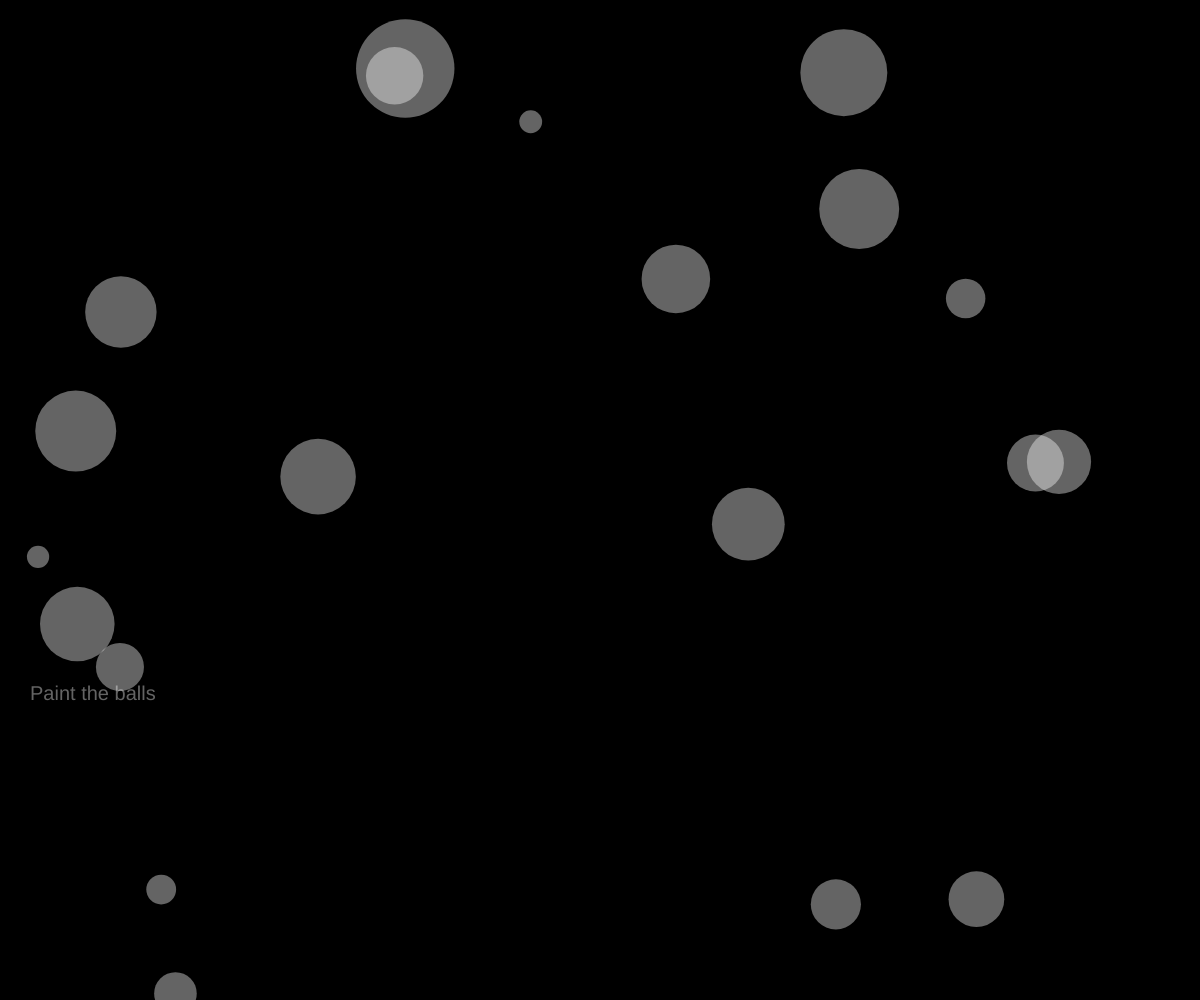
Frame 1 (no input)
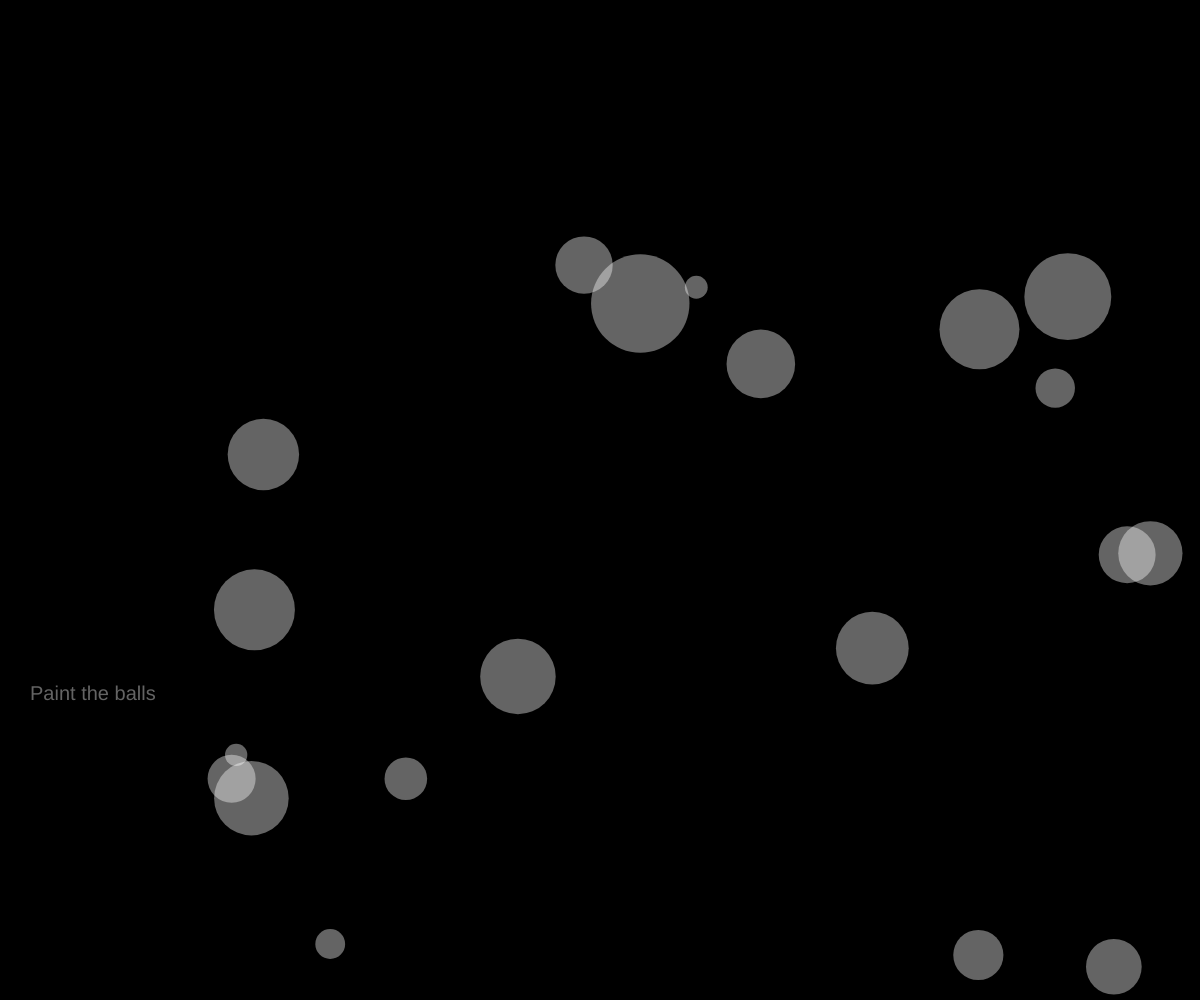
Frame 60 (no input)
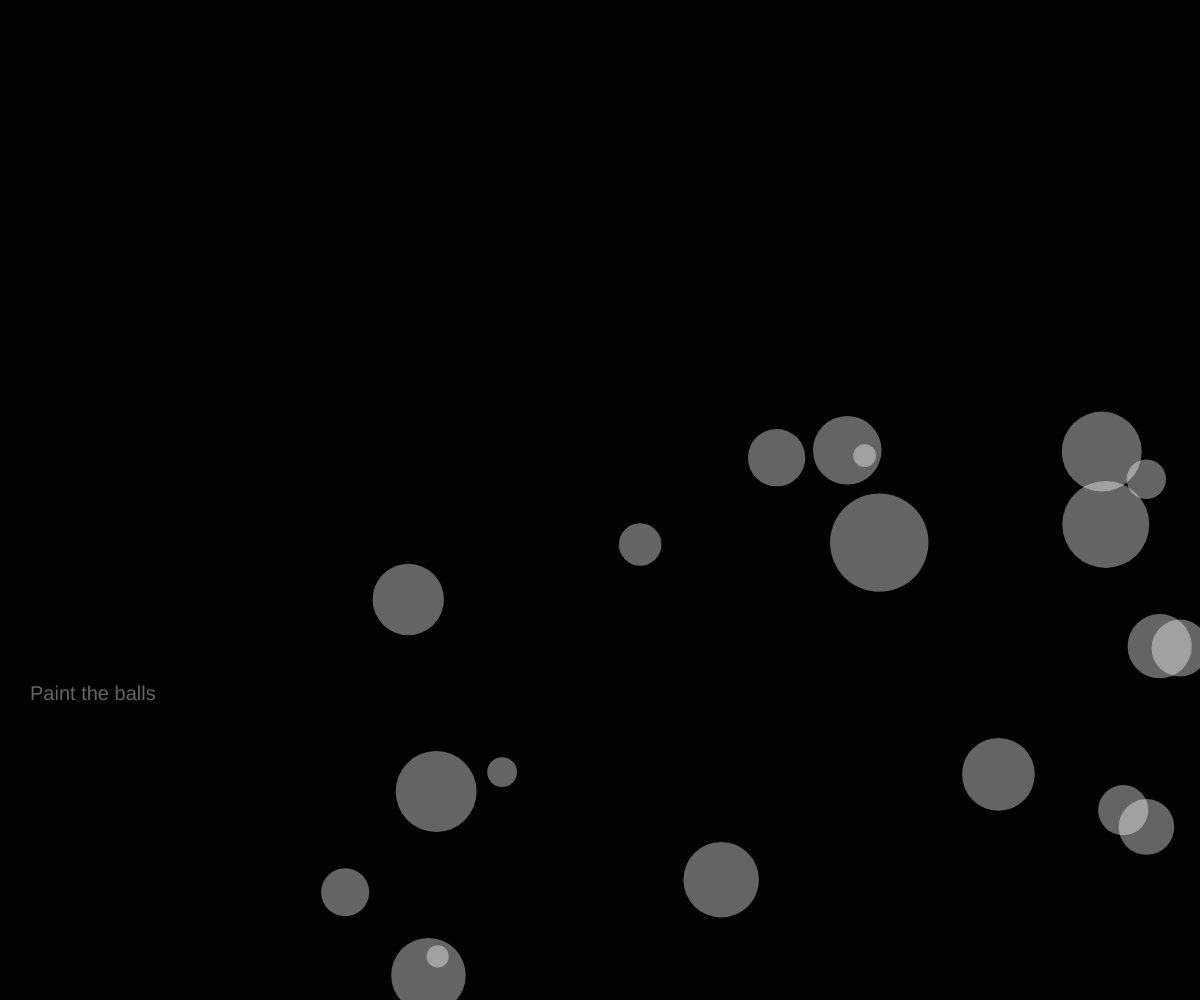
Frame 120 (the mouse pressed at the canvas centre since frame 60)

The p5.js sketch that drew these frames (run headless with seeded random() and noise() and a simulated clock; from frame 60 on, the mouse is pressed at the canvas centre):

// p5.js sketch
// ── sketch.js
function preload() {
  // put preload code here
}

//creo  variabili vuote
var balls = [];


function setup() {

  createCanvas(windowWidth, windowHeight);
  textFont('Helvetica')


  var ballNumber = 20;


  for (var i = 0; i < ballNumber; i++) {


    var myBall = new Ball(random(0, width), random(0, height), 50);

    myBall.diameter = random(20, 100)
    myBall.speed = random(1, 4);
    myBall.color = color(255, 100);
    balls.push(myBall);
  }
}

function mousePressed() {
  for (var j = 0; j < balls.length; j++)
    balls[j].click();


}

function draw() {
  background(0)
  for (var j = 0; j < balls.length; j++) {

    balls[j].move();
    balls[j].display();

  }
  push();
  textSize(20);
  text('Paint the balls', 30, 700);
  pop();
}

function Ball(_x, _y, _diameter) {
  this.x = _x;
  this.y = _y;
  this.diameter = _diameter;
  this.color = 'blue';
  this.speed = 4;


  var yDirezione = 1;
  var xDirezione = 1;

  this.display = function() {
    noStroke()
    fill(this.color);
    ellipse(this.x, this.y, this.diameter);
  }
  this.move = function() {
    this.x += this.speed * xDirezione;
    this.y += this.speed * yDirezione;

    if (this.y > height || this.y < 0) {
      yDirezione = yDirezione * -1;
    }

    if (this.x > width || this.x < 0) {
      xDirezione = xDirezione * -1;

    }
    this.click = function() {
      var d = dist(mouseX, mouseY, this.x, this.y);
      if (d < 40) {
        this.color = color(255, random(255), random(255));

      }

    }

  }


}

function windowResized() {
  resizeCanvas(windowWidth, windowHeight)

}
